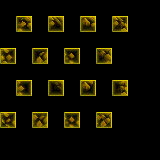

The image is a tile-based game level rendered from a .tmx file. Its description and complete source (layers, tilesets, objects, tile grids) follow:
An orthogonal 10x10 tile map with 16x16 px tiles, 3 tile layers (regions, input_Rock, output_Collision).

<map version="1.0" tiledversion="1.1.6" orientation="orthogonal" renderorder="right-down" width="10" height="10" tilewidth="16" tileheight="16" infinite="0" nextobjectid="1">
 <tileset firstgid="1" source="rock-moss-plants-doors.tsx" />
 <layer name="regions" width="10" height="10">
  <data encoding="csv">
0,0,0,0,0,0,0,0,0,0,
0,38,0,38,0,38,0,38,0,0,
0,0,0,0,0,0,0,0,0,0,
38,0,38,0,38,0,38,0,0,0,
0,0,0,0,0,0,0,0,0,0,
0,38,0,38,0,38,0,38,0,0,
0,0,0,0,0,0,0,0,0,0,
38,0,38,0,38,0,38,0,0,0,
0,0,0,0,0,0,0,0,0,0,
0,0,0,0,0,0,0,0,0,0
</data>
 </layer>
 <layer name="input_Rock" width="10" height="10">
  <data encoding="csv">
0,0,0,0,0,0,0,0,0,0,
0,1,0,2,0,3,0,4,0,0,
0,0,0,0,0,0,0,0,0,0,
9,0,10,0,11,0,12,0,0,0,
0,0,0,0,0,0,0,0,0,0,
0,17,0,18,0,19,0,20,0,0,
0,0,0,0,0,0,0,0,0,0,
25,0,26,0,27,0,28,0,0,0,
0,0,0,0,0,0,0,0,0,0,
0,0,0,0,0,0,0,0,0,0
</data>
 </layer>
 <layer name="output_Collision" width="10" height="10">
  <data encoding="csv">
0,0,0,0,0,0,0,0,0,0,
0,37,0,37,0,37,0,37,0,0,
0,0,0,0,0,0,0,0,0,0,
37,0,37,0,37,0,37,0,0,0,
0,0,0,0,0,0,0,0,0,0,
0,37,0,37,0,37,0,37,0,0,
0,0,0,0,0,0,0,0,0,0,
37,0,37,0,37,0,37,0,0,0,
0,0,0,0,0,0,0,0,0,0,
0,0,0,0,0,0,0,0,0,0
</data>
 </layer>
</map>
